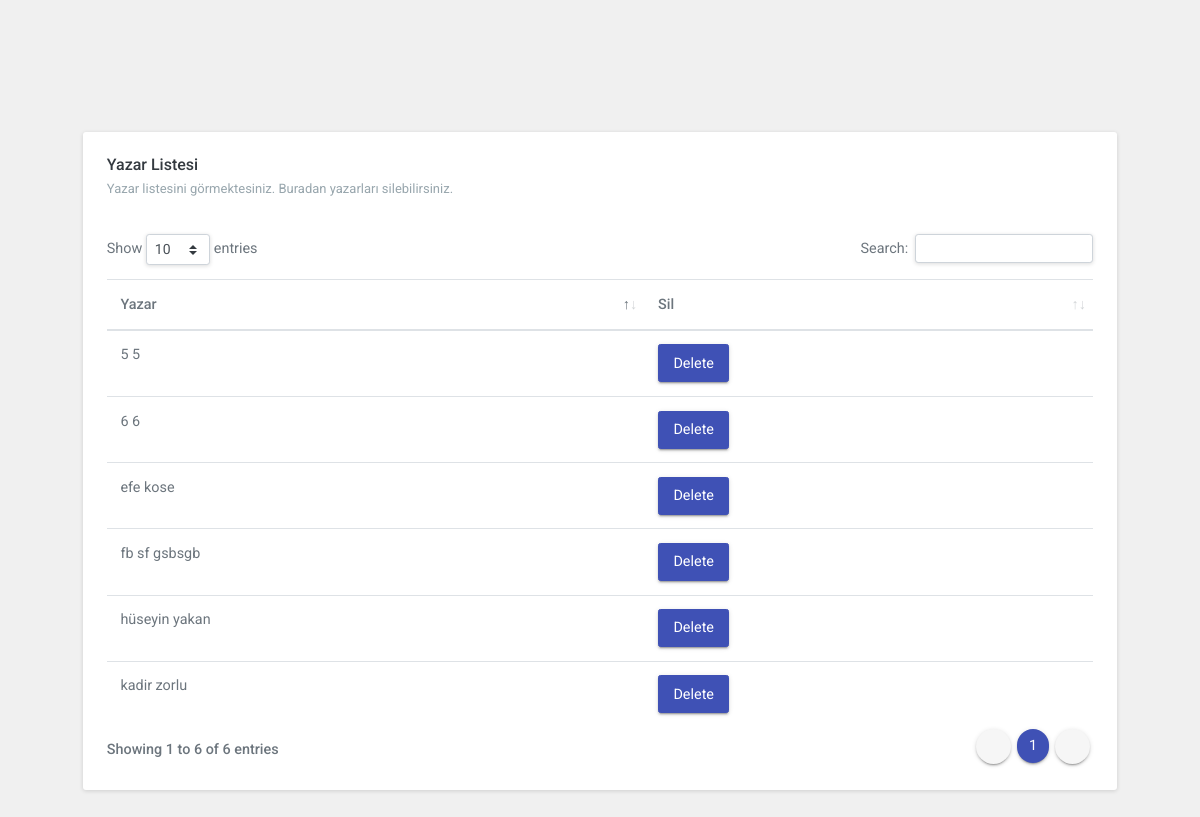
/book/author_list/, run on an earlier commit of the app's database.
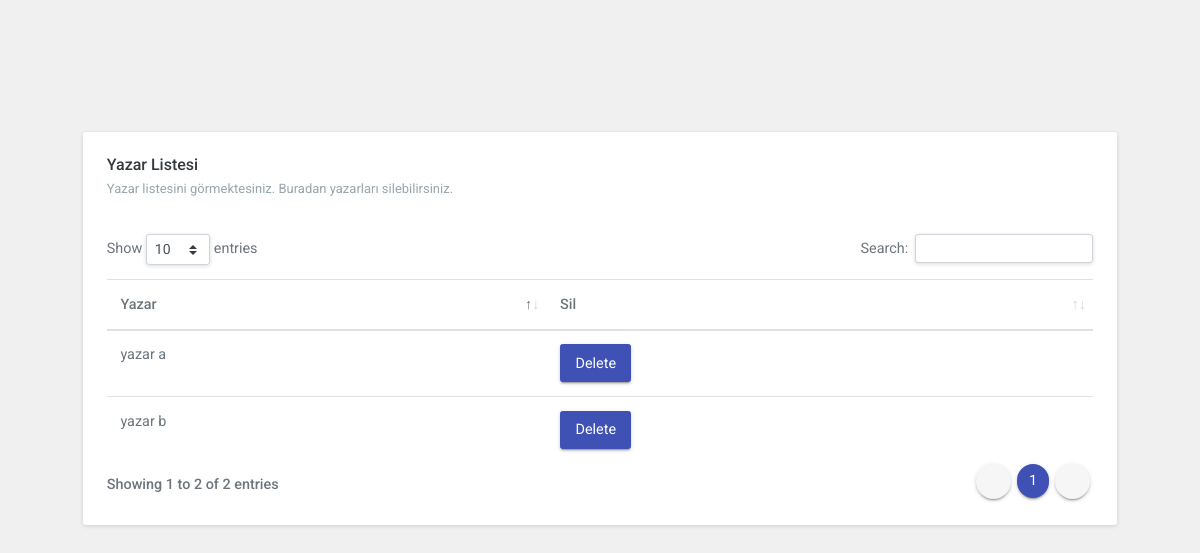
And on a later commit of the database.
### core/models.py (models this page shows, shortened)
class Author(models.Model):
    name = models.CharField(max_length=50)
    last_name = models.CharField(max_length=50)
    birth = models.DateField()
    created = models.DateField(auto_now_add=True)

### core/views.py (the view)
# urls.py: path('author_list/', views.author_list, name='author_list'),
def author_list(request):
    authors = Author.objects.all()
    return render(request, 'author_listt.html', {'authors': authors})

### templates/author_listt.html (shortened to what this page needs)
{% load static %}
<!DOCTYPE html>
<html lang="en"><head>
    <m eta name="viewport" content="width=device-width, initial-scale=1.0">
    <link href="{% static 'assets/libs/datatables/dataTables.bootstrap4.css' %}" rel="stylesheet" type="text/css">
    <link href="{% static 'assets/libs/datatables/responsive.bootstrap4.css' %}" rel="stylesheet" type="text/css">
    <link href="{% static 'assets/libs/datatables/buttons.bootstrap4.css' %}" rel="stylesheet" type="text/css">
    <link href="{% static 'assets/libs/datatables/select.bootstrap4.css' %}" rel="stylesheet" type="text/css">
    <link href="{% static 'assets/css/bootstrap.min.css' %}" rel="stylesheet" type="text/css">
    <link href="{% static 'assets/css/icons.min.css' %}" rel="stylesheet" type="text/css">
    <link href="{% static 'assets/css/app.min.css' %}" rel="stylesheet" type="text/css">
</head>
<body>
    <div class="wrapper">
        <div class="container-fluid">
            <div class="row">
                <div class="col-12">
                    <div class="card">
                        <div class="card-body">
                            <h4 class="header-title">Yazar Listesi</h4>
                            <p class="text-muted font-13 mb-4">
                                Yazar listesini görmektesiniz. Buradan yazarları silebilirsiniz.
                            </p>
                            <table id="scroll-horizontal-datatable" class="table w-100 nowrap">
                                <thead>
                                    <tr>
                                        <th>Yazar</th>
                                        <th>Sil</th>
                                    </tr>
                                </thead>
                                <tbody>
                                    {% for author in authors %}
                                    <tr>
                                        <td class="sorting_1">{{ author.name }} {{author.last_name}}</td>
                                        <td>
                                            <button type="button" class="btn btn-primary" data-toggle="modal" data-target="#author-delete-{{author.id}}">Delete</button>
                                        </td>
                                    </tr>
                                    {% endfor %}
                                </tbody>
                            </table>
                        </div>
                    </div>
                </div>
            </div>
        </div>
    </div>
</body>
</html>

What changed in the data, as far as the page shows it:
removed Author: name "fb sf", last_name "gsbsgb"
removed Author: name "kadir", last_name "zorlu"
removed Author: name "hüseyin", last_name "yakan"
removed Author: name "efe", last_name "kose"
removed Author: name "5", last_name "5"
removed Author: name "6", last_name "6"
added Author: name "yazar", last_name "a"
added Author: name "yazar", last_name "b"
Also different on the page:
text written by a page script: "Show entries Search: Showing 1 to 6 of 6 entries 1" → "Show entries Search: Showing 1 to 2 of 2 entries 1"
